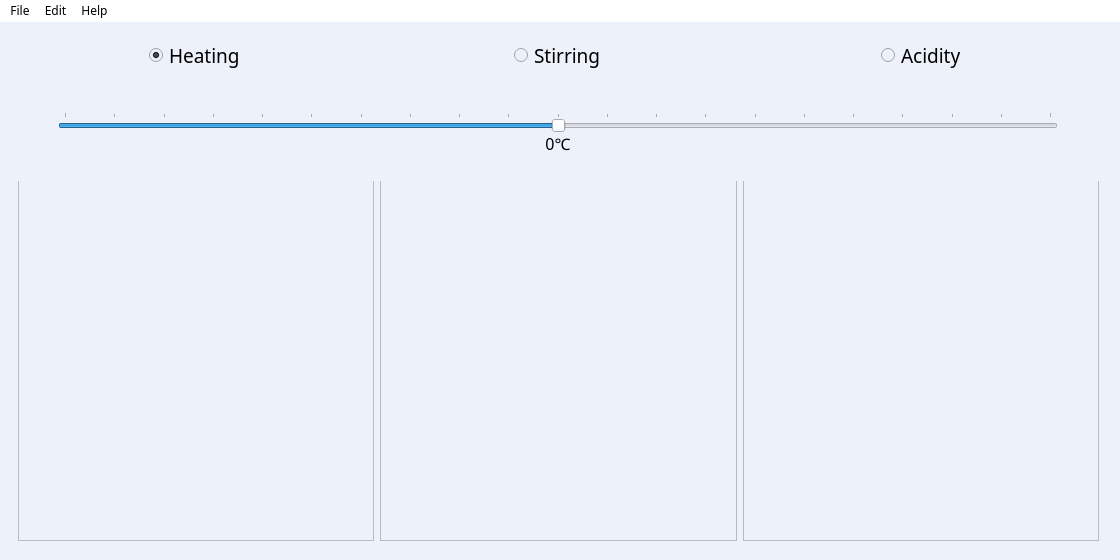
<?xml version="1.0" encoding="UTF-8"?>
<ui version="4.0">
 <class>MainWindow</class>
 <widget class="QMainWindow" name="MainWindow">
  <property name="windowModality">
   <enum>Qt::WindowModality::NonModal</enum>
  </property>
  <property name="geometry">
   <rect>
    <x>0</x>
    <y>0</y>
    <width>1120</width>
    <height>560</height>
   </rect>
  </property>
  <property name="minimumSize">
   <size>
    <width>1120</width>
    <height>560</height>
   </size>
  </property>
  <property name="maximumSize">
   <size>
    <width>1120</width>
    <height>580</height>
   </size>
  </property>
  <property name="font">
   <font>
    <family>Consolas</family>
   </font>
  </property>
  <property name="contextMenuPolicy">
   <enum>Qt::ContextMenuPolicy::DefaultContextMenu</enum>
  </property>
  <property name="acceptDrops">
   <bool>false</bool>
  </property>
  <property name="windowTitle">
   <string>Bioreactor Control Panel</string>
  </property>
  <property name="windowIcon">
   <iconset>
    <normaloff>icons/control.png</normaloff>icons/control.png</iconset>
  </property>
  <property name="autoFillBackground">
   <bool>false</bool>
  </property>
  <property name="styleSheet">
   <string notr="true">background-color:rgb(224, 227, 235);
border-color: rgb(0, 0, 0);
color: rgb(0, 0, 0);
alternate-background-color: rgb(224, 227, 235);</string>
  </property>
  <property name="iconSize">
   <size>
    <width>90</width>
    <height>90</height>
   </size>
  </property>
  <property name="toolButtonStyle">
   <enum>Qt::ToolButtonStyle::ToolButtonTextBesideIcon</enum>
  </property>
  <property name="animated">
   <bool>false</bool>
  </property>
  <property name="documentMode">
   <bool>false</bool>
  </property>
  <property name="unifiedTitleAndToolBarOnMac">
   <bool>true</bool>
  </property>
  <widget class="QWidget" name="centralWidget">
   <property name="enabled">
    <bool>true</bool>
   </property>
   <property name="minimumSize">
    <size>
     <width>1120</width>
     <height>560</height>
    </size>
   </property>
   <property name="maximumSize">
    <size>
     <width>1120</width>
     <height>560</height>
    </size>
   </property>
   <property name="styleSheet">
    <string notr="true">background-color:rgb(237, 241, 249);
color: rgb(0, 0, 0);</string>
   </property>
   <widget class="QWidget" name="verticalLayoutWidget">
    <property name="geometry">
     <rect>
      <x>-1</x>
      <y>-1</y>
      <width>2011</width>
      <height>730</height>
     </rect>
    </property>
    <layout class="QVBoxLayout" name="mainLayout">
     <property name="spacing">
      <number>5</number>
     </property>
     <property name="topMargin">
      <number>10</number>
     </property>
     <property name="bottomMargin">
      <number>120</number>
     </property>
     <item>
      <widget class="QWidget" name="buttonsWidget" native="true">
       <property name="minimumSize">
        <size>
         <width>1000</width>
         <height>50</height>
        </size>
       </property>
       <property name="maximumSize">
        <size>
         <width>16777215</width>
         <height>16777215</height>
        </size>
       </property>
       <widget class="QWidget" name="horizontalLayoutWidget">
        <property name="geometry">
         <rect>
          <x>-1</x>
          <y>-1</y>
          <width>1121</width>
          <height>51</height>
         </rect>
        </property>
        <layout class="QHBoxLayout" name="buttonsLayout" stretch="0,0,0">
         <property name="spacing">
          <number>90</number>
         </property>
         <property name="sizeConstraint">
          <enum>QLayout::SizeConstraint::SetDefaultConstraint</enum>
         </property>
         <property name="leftMargin">
          <number>60</number>
         </property>
         <property name="rightMargin">
          <number>60</number>
         </property>
         <item alignment="Qt::AlignmentFlag::AlignHCenter">
          <widget class="QRadioButton" name="heatingButton">
           <property name="font">
            <font>
             <family>Noto Sans SC</family>
             <pointsize>14</pointsize>
             <bold>false</bold>
            </font>
           </property>
           <property name="text">
            <string>Heating</string>
           </property>
           <property name="iconSize">
            <size>
             <width>30</width>
             <height>30</height>
            </size>
           </property>
           <property name="checked">
            <bool>true</bool>
           </property>
          </widget>
         </item>
         <item alignment="Qt::AlignmentFlag::AlignHCenter">
          <widget class="QRadioButton" name="stirringButton">
           <property name="font">
            <font>
             <family>Noto Sans SC</family>
             <pointsize>14</pointsize>
             <bold>false</bold>
            </font>
           </property>
           <property name="text">
            <string>Stirring</string>
           </property>
           <property name="iconSize">
            <size>
             <width>30</width>
             <height>30</height>
            </size>
           </property>
          </widget>
         </item>
         <item alignment="Qt::AlignmentFlag::AlignHCenter">
          <widget class="QRadioButton" name="phButton">
           <property name="font">
            <font>
             <family>Noto Sans SC</family>
             <pointsize>14</pointsize>
             <bold>false</bold>
            </font>
           </property>
           <property name="text">
            <string>Acidity</string>
           </property>
           <property name="iconSize">
            <size>
             <width>30</width>
             <height>30</height>
            </size>
           </property>
          </widget>
         </item>
        </layout>
       </widget>
      </widget>
     </item>
     <item>
      <widget class="QWidget" name="setpointWidget" native="true">
       <property name="minimumSize">
        <size>
         <width>2000</width>
         <height>50</height>
        </size>
       </property>
       <property name="maximumSize">
        <size>
         <width>16777215</width>
         <height>16777215</height>
        </size>
       </property>
       <widget class="QWidget" name="verticalLayoutWidget_2">
        <property name="geometry">
         <rect>
          <x>-1</x>
          <y>-1</y>
          <width>1121</width>
          <height>53</height>
         </rect>
        </property>
        <layout class="QVBoxLayout" name="setpointLayout">
         <property name="spacing">
          <number>0</number>
         </property>
         <property name="leftMargin">
          <number>20</number>
         </property>
         <property name="rightMargin">
          <number>20</number>
         </property>
         <item alignment="Qt::AlignmentFlag::AlignHCenter|Qt::AlignmentFlag::AlignBottom">
          <widget class="QSlider" name="setpointSlider">
           <property name="minimumSize">
            <size>
             <width>1000</width>
             <height>0</height>
            </size>
           </property>
           <property name="maximumSize">
            <size>
             <width>16777215</width>
             <height>16777215</height>
            </size>
           </property>
           <property name="styleSheet">
            <string notr="true"/>
           </property>
           <property name="minimum">
            <number>-100</number>
           </property>
           <property name="maximum">
            <number>100</number>
           </property>
           <property name="tracking">
            <bool>true</bool>
           </property>
           <property name="orientation">
            <enum>Qt::Orientation::Horizontal</enum>
           </property>
           <property name="invertedAppearance">
            <bool>false</bool>
           </property>
           <property name="tickPosition">
            <enum>QSlider::TickPosition::TicksAbove</enum>
           </property>
           <property name="tickInterval">
            <number>10</number>
           </property>
          </widget>
         </item>
         <item alignment="Qt::AlignmentFlag::AlignHCenter|Qt::AlignmentFlag::AlignTop">
          <widget class="QLabel" name="setpointLabel">
           <property name="maximumSize">
            <size>
             <width>920</width>
             <height>25</height>
            </size>
           </property>
           <property name="font">
            <font>
             <family>Noto Sans SC</family>
             <pointsize>12</pointsize>
            </font>
           </property>
           <property name="text">
            <string>0℃</string>
           </property>
           <property name="scaledContents">
            <bool>false</bool>
           </property>
           <property name="alignment">
            <set>Qt::AlignmentFlag::AlignCenter</set>
           </property>
          </widget>
         </item>
        </layout>
       </widget>
      </widget>
     </item>
     <item>
      <widget class="QWidget" name="graphsWidget" native="true">
       <property name="minimumSize">
        <size>
         <width>0</width>
         <height>450</height>
        </size>
       </property>
       <property name="maximumSize">
        <size>
         <width>16777215</width>
         <height>16777215</height>
        </size>
       </property>
       <widget class="QWidget" name="horizontalLayoutWidget_2">
        <property name="geometry">
         <rect>
          <x>-1</x>
          <y>-1</y>
          <width>1121</width>
          <height>361</height>
         </rect>
        </property>
        <layout class="QHBoxLayout" name="graphicsLayout">
         <property name="leftMargin">
          <number>20</number>
         </property>
         <property name="rightMargin">
          <number>20</number>
         </property>
         <property name="bottomMargin">
          <number>0</number>
         </property>
         <item>
          <widget class="PlotWidget" name="heatingGraph">
           <property name="styleSheet">
            <string notr="true"/>
           </property>
          </widget>
         </item>
         <item>
          <widget class="PlotWidget" name="stirringGraph">
           <property name="styleSheet">
            <string notr="true"/>
           </property>
          </widget>
         </item>
         <item>
          <widget class="PlotWidget" name="phGraph">
           <property name="styleSheet">
            <string notr="true"/>
           </property>
          </widget>
         </item>
        </layout>
       </widget>
      </widget>
     </item>
    </layout>
   </widget>
  </widget>
  <widget class="QMenuBar" name="menuBar">
   <property name="geometry">
    <rect>
     <x>0</x>
     <y>0</y>
     <width>1120</width>
     <height>23</height>
    </rect>
   </property>
   <property name="font">
    <font>
     <family>Noto Sans SC</family>
    </font>
   </property>
   <property name="styleSheet">
    <string notr="true">background-color: rgb(255, 255, 255);</string>
   </property>
   <property name="nativeMenuBar">
    <bool>true</bool>
   </property>
   <widget class="QMenu" name="menuFile">
    <property name="styleSheet">
     <string notr="true"/>
    </property>
    <property name="title">
     <string>File</string>
    </property>
    <addaction name="actionSave"/>
    <addaction name="separator"/>
    <addaction name="actionQuit"/>
   </widget>
   <widget class="QMenu" name="menuEdit">
    <property name="title">
     <string>Edit</string>
    </property>
    <addaction name="actionUndo"/>
    <addaction name="actionRedo"/>
    <addaction name="actionReset_To_Default"/>
   </widget>
   <widget class="QMenu" name="menuHelp">
    <property name="title">
     <string>Help</string>
    </property>
    <addaction name="actionAbout"/>
   </widget>
   <addaction name="menuFile"/>
   <addaction name="menuEdit"/>
   <addaction name="menuHelp"/>
  </widget>
  <action name="actionAbout">
   <property name="text">
    <string>About</string>
   </property>
  </action>
  <action name="actionFullscreen">
   <property name="text">
    <string>Display Anomalies</string>
   </property>
  </action>
  <action name="actionUndo">
   <property name="text">
    <string>Undo</string>
   </property>
  </action>
  <action name="actionRedo">
   <property name="text">
    <string>Redo</string>
   </property>
  </action>
  <action name="actionSave">
   <property name="text">
    <string>Save</string>
   </property>
  </action>
  <action name="actionSave_File_As">
   <property name="text">
    <string>Save File As</string>
   </property>
  </action>
  <action name="actionSaveAs">
   <property name="text">
    <string>Save As...</string>
   </property>
  </action>
  <action name="actionQuit">
   <property name="text">
    <string>Quit</string>
   </property>
  </action>
  <action name="actionReset_To_Default">
   <property name="text">
    <string>Reset To Defaults</string>
   </property>
  </action>
 </widget>
 <customwidgets>
  <customwidget>
   <class>PlotWidget</class>
   <extends>QGraphicsView</extends>
   <header>pyqtgraph</header>
  </customwidget>
 </customwidgets>
 <resources/>
 <connections/>
</ui>
